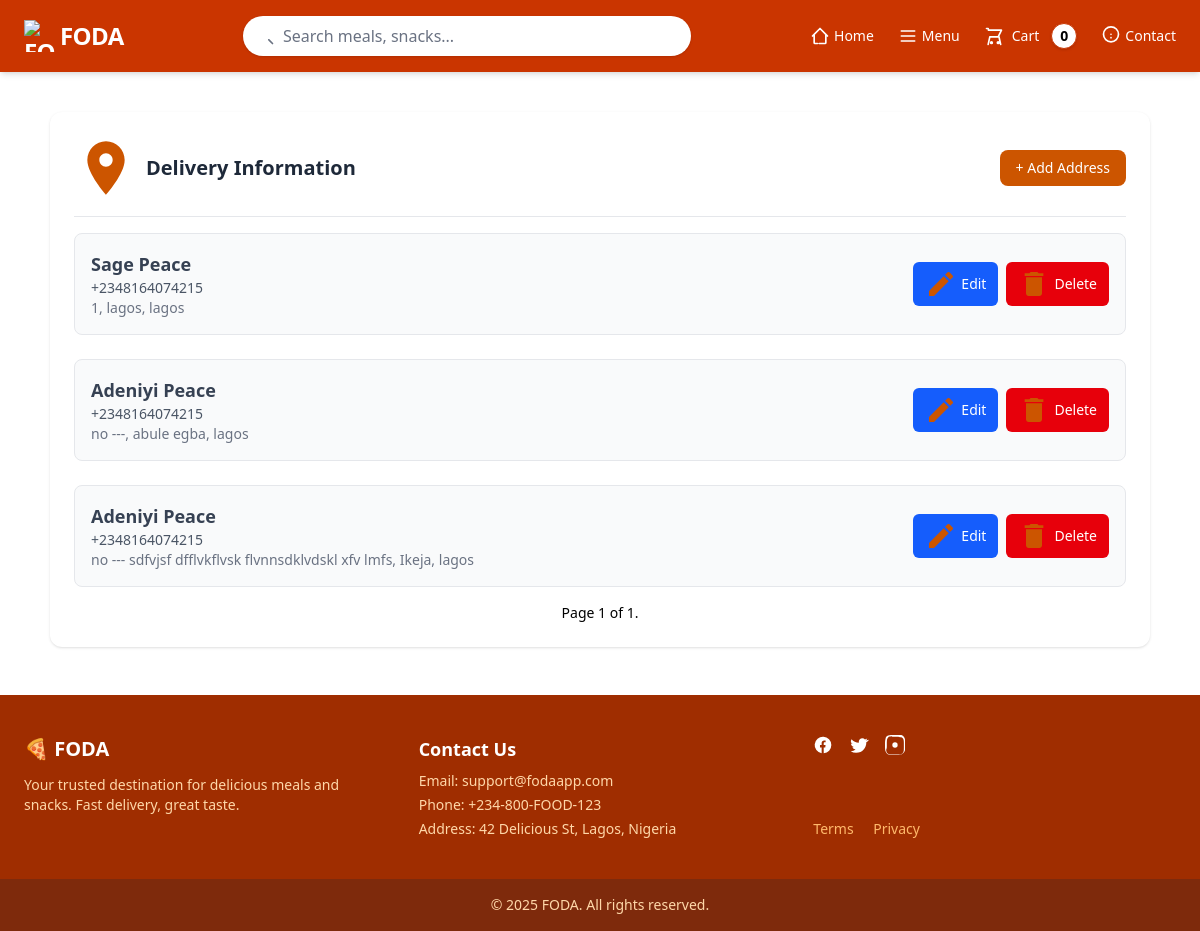
/dashboard/addresses/ (signed in), run on an earlier commit of the app's database.
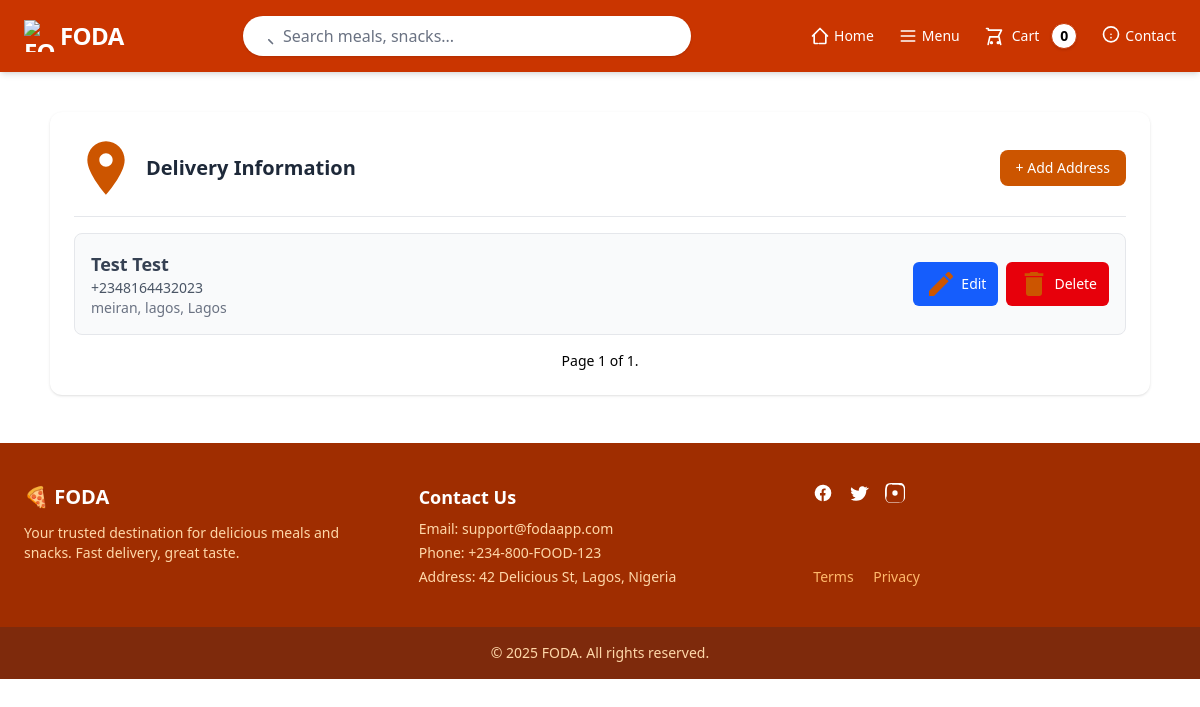
And on a later commit of the database.
### user/models.py (models this page shows, shortened)
class Address(models.Model):
    user = models.ForeignKey(User, related_name="address", on_delete=models.CASCADE)
    first_name = models.CharField(max_length=50)
    last_name = models.CharField(max_length=50)
    full_name = models.CharField(max_length=100)
    phone = PhoneNumberField(region="NG", null=True)
    street = models.CharField( max_length=50,)
    city = models.CharField( max_length=50)
    state = models.CharField(max_length=50)
    country = models.CharField( max_length=50)
    class Meta:
        verbose_name = "Address"
        verbose_name_plural = "Addresses"

### user/views.py (the view)
# urls.py: path("addresses/", views.AddressView.as_view(), name="address_list"),
class AddressView(LoginRequiredMixin, ListView):
    model = Address
    template_name = "user/address_list.html"
    paginate_by = 5
    context_object_name = "addresses"
    ordering = "-id"
    def get_queryset(self):
        queryset = super().get_queryset()
        return queryset.filter(user=self.request.user)

### cart/cart.py (called while the page is built)
    def __len__(self):
        return len(self.cart)

### cart/context_processors.py (called while the page is built)
def cart(request):
    return{
        'cart': Cart(request)
    }

### user/templates/user/address_list.html (shortened to what this page needs)
{% extends "base.html" %}
{% block content %}
<section class="w-11/12 max-w-6xl mx-auto bg-white rounded-xl shadow p-6 mb-6 mt-10">
  <div class="flex flex-col sm:flex-row justify-between items-center mb-4">
    <h1 class="flex items-center text-xl font-semibold text-gray-800 gap-2">
        <svg xmlns="http://www.w3.org/2000/svg" viewBox="0 0 24 24" fill="#CC5500" width="64" height="64" class="svg-icon">
            <path d="M12 2C8.13401 2 5 5.13401 5 9c0 5.25 7 13 7 13s7-7.75 7-13c0-3.86599-3.134-7-7-7zm0 9.5c-1.3807
            0-2.5-1.1193-2.5-2.5s1.1193-2.5 2.5-2.5 2.5 1.1193 2.5 2.5-1.1193 2.5-2.5 2.5z"/>
        </svg>
      Delivery Information
    </h1>
    <a href="{% url 'add_address' %}" class="btn-primary text-sm font-medium px-4 py-2 rounded-lg mt-4 sm:mt-0 transition">
      + Add Address
    </a>
  </div>
  <hr class="mb-4 border-gray-200" />
  {% if addresses %}
  <div class="grid gap-6">
    {% for address in addresses %}
    <div class="bg-gray-50 hover:shadow-md transition p-4 rounded-lg border border-gray-200 flex flex-col sm:flex-row justify-between items-start sm:items-center">
      <div>
        <h4 class="text-lg font-semibold text-gray-700">{{ address.full_name }}</h4>
        <p class="text-sm text-gray-600">{{ address.phone }}</p>
        <address class="not-italic text-gray-500 text-sm">
          {{ address.street }}, {{ address.city }}, {{ address.state }}
        </address>
      </div>
      <div class="flex gap-2 mt-4 sm:mt-0 text-sm">
        <a href="{% url 'edit_address' address.pk %}" class="inline-flex items-center gap-1 bg-blue-600 hover:bg-blue-700 text-white px-3 py-1.5 rounded-md transition">
            <svg xmlns="http://www.w3.org/2000/svg" fill="#CC5500" viewBox="0 0 24 24" class="size-8">
                <path d="M3 17.25V21h3.75l11-11.03-3.75-3.75L3 17.25zM20.71 7.04a1.004 1.004 0
                000-1.42l-2.34-2.34a1.004 1.004 0 00-1.42 0l-1.83 1.83 3.75 3.75 1.84-1.82z"/>
            </svg>
            Edit
        </a>
        <a href="{% url 'delete_address' address.pk %}" class="inline-flex items-center gap-1 bg-red-600 hover:bg-red-700 text-white px-3 py-1.5 rounded-md transition">
            <svg xmlns="http://www.w3.org/2000/svg" fill="#CC5500" viewBox="0 0 24 24" class="size-8">
                <path d="M6 19c0 1.1.9 2 2 2h8c1.1 0 2-.9 2-2V7H6v12zM19 4h-3.5l-1-1h-5l-1 1H5v2h14V4z"/>
            </svg>
            Delete
        </a>
      </div>
    </div>
    {% endfor %}
  </div>
  <div class="pagination flex gap-2 justify-center mt-4 text-sm items-center">
    <span class="step-links flex gap-2 items-center">
        <span class="current">
            Page {{ page_obj.number }} of {{ page_obj.paginator.num_pages }}.
        </span>
    </span>
  </div>
  {% endif %}
</section>
{% endblock content %}

What changed in the data, as far as the page shows it:
removed Address: full_name "Sage Peace", phone "+2348164074215", street "1", city "lagos", state "lagos"
removed Address: full_name "Adeniyi Peace", phone "+2348164074215", street "no ---", city "abule egba", state "lagos"
changed Address "lagos": full_name "Adeniyi Peace" → "Test Test"; phone "+2348164074215" → "+2348164432023"; street "no --- sdfvjsf dfflvkflvsk flvnnsdklvdskl xfv lmfs" → "meiran"; city "Ikeja" → "lagos"; state "lagos" → "Lagos"
